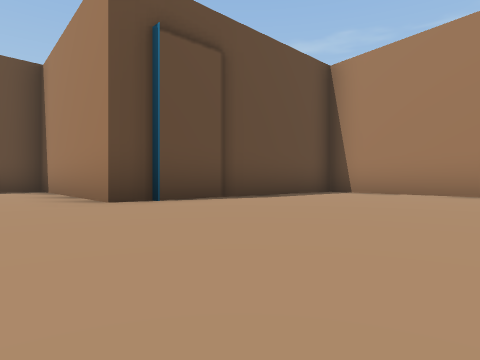
[1] (above)

18 first-person views from a walk through a 3-D level made in the Unity game engine. The camera is 0.28 m above the floor, looks level and sees 75° across. The floor is counted in squares, 1 m on a side. Each view is taken from the middle of a square. On the plan, view 1 faces up. The plan holds only what a view shows up to about 9 squares ahead; the rest is blank. The place goes on beyond the plan.

[2]
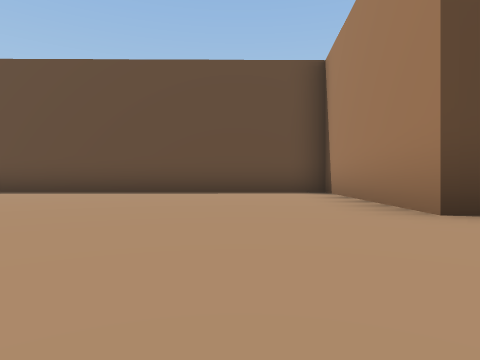

[3]
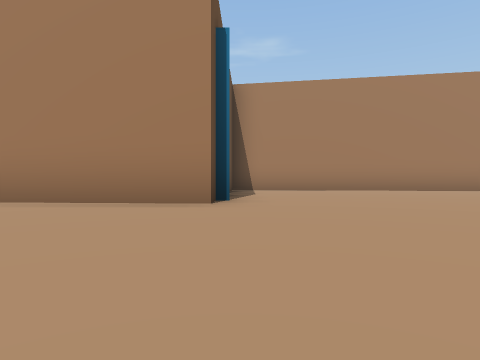

[4]
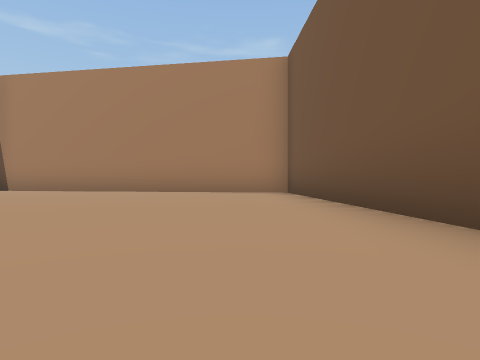

[5]
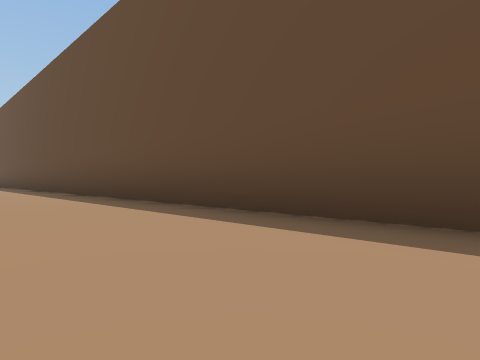

[6]
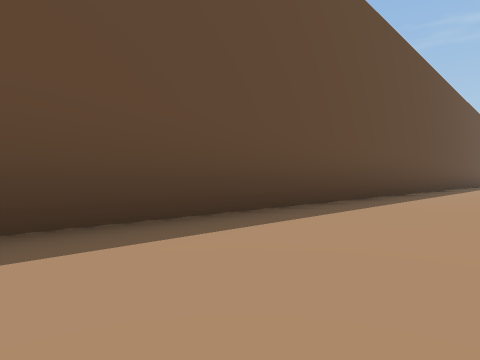

[7]
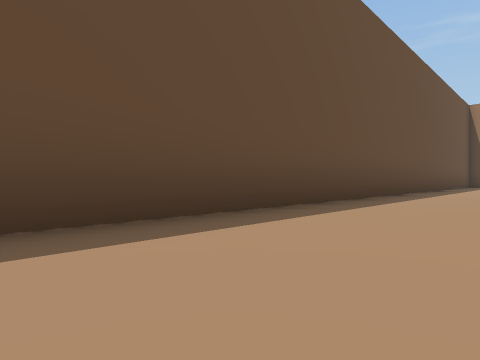

[8]
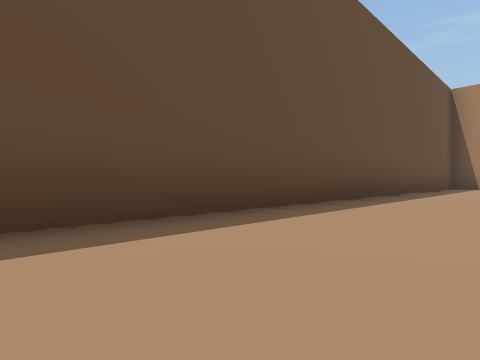

[9]
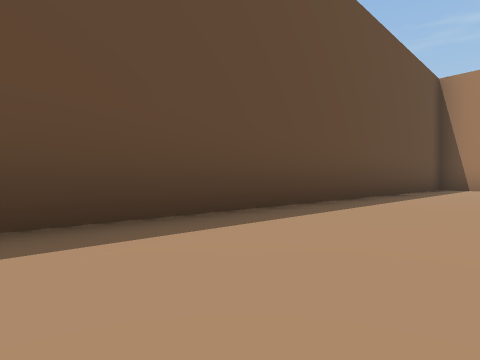

[10]
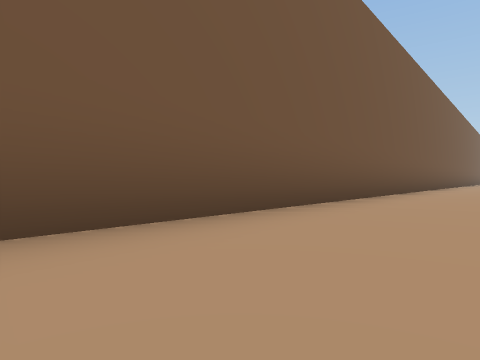

[11]
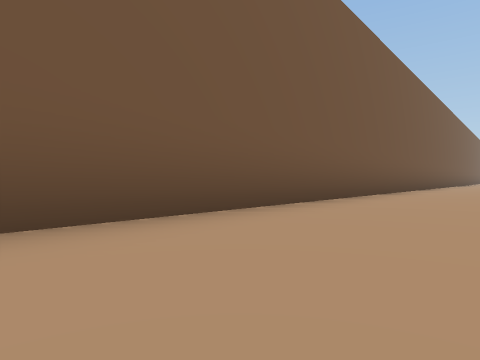

[12]
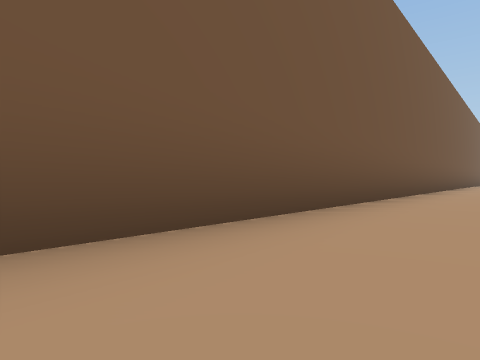

[13]
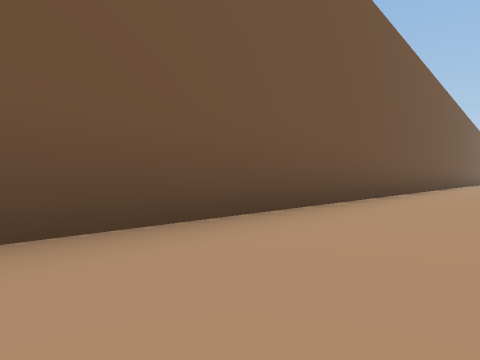

[14]
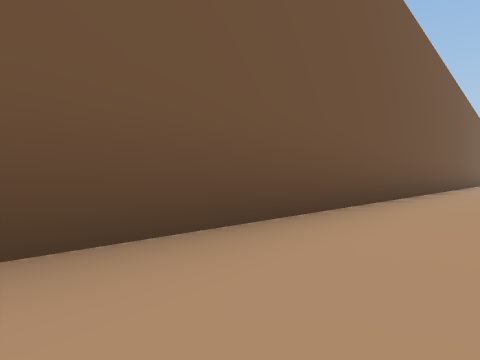

[15]
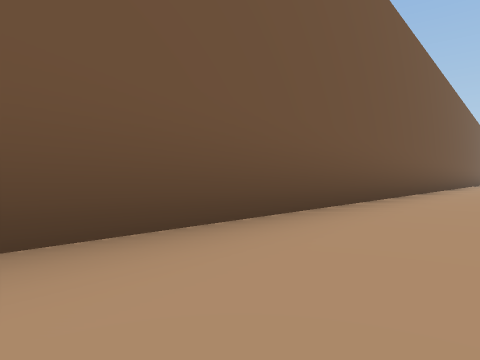

[16]
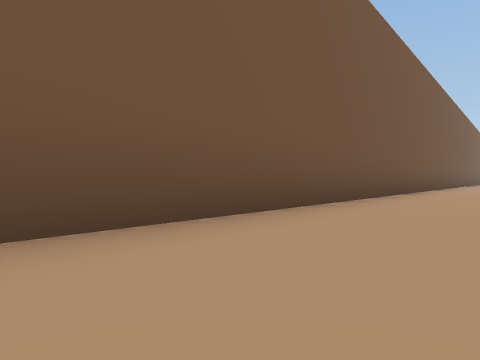

[17]
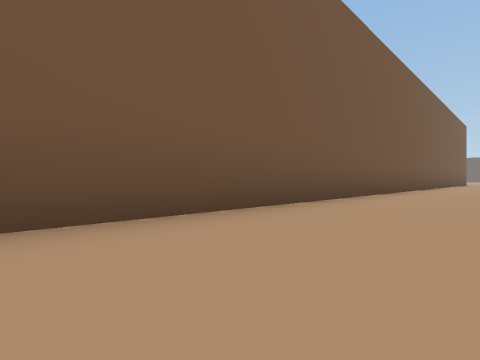

[18]
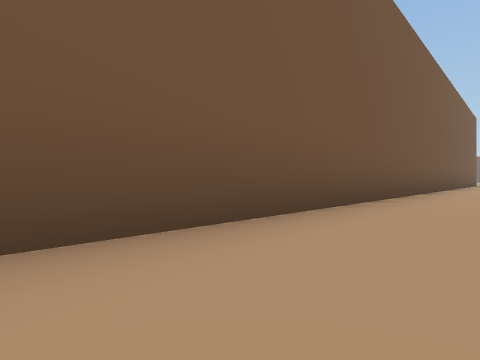

### Floor plan
Points are (right, up) in squares from view 1. A wall is a line through its corners. A room is listed if a view was taken in it or the views show most of it. See-through windows are left out.
Room 1 (views 1, 2, 3, 4, 5, 6, 7, 8, 9, 10, 11, 12, 13, 14, 15, 16, 17, 18)
walls: (-22.1, -30.9) (6.6, 1.1) (2.1, 7.5) (-1.6, 3.9) (-4.7, 7.4) (-17.3, -5.5)

Where each view was taken, in squares from view 1:
view 1: 0 up, 0 right, facing up
view 2: 1 up, 1 left, facing up-left
view 3: 1 up, 4 left, facing up-right
view 4: 3 down, 1 right, facing up-right
view 5: 3 up, 6 left, facing left
view 6: 7 down, 16 left, facing up
view 7: 4 down, 13 left, facing up
view 8: 2 down, 11 left, facing up
view 9: 1 down, 10 left, facing up
view 10: 2 up, 5 right, facing down
view 11: 1 down, 2 right, facing down
view 12: 3 down, 1 right, facing down
view 13: 6 down, 2 left, facing down
view 14: 11 down, 6 left, facing down
view 15: 13 down, 8 left, facing down
view 16: 16 down, 11 left, facing down
view 17: 20 down, 15 left, facing down
view 18: 22 down, 16 left, facing down
